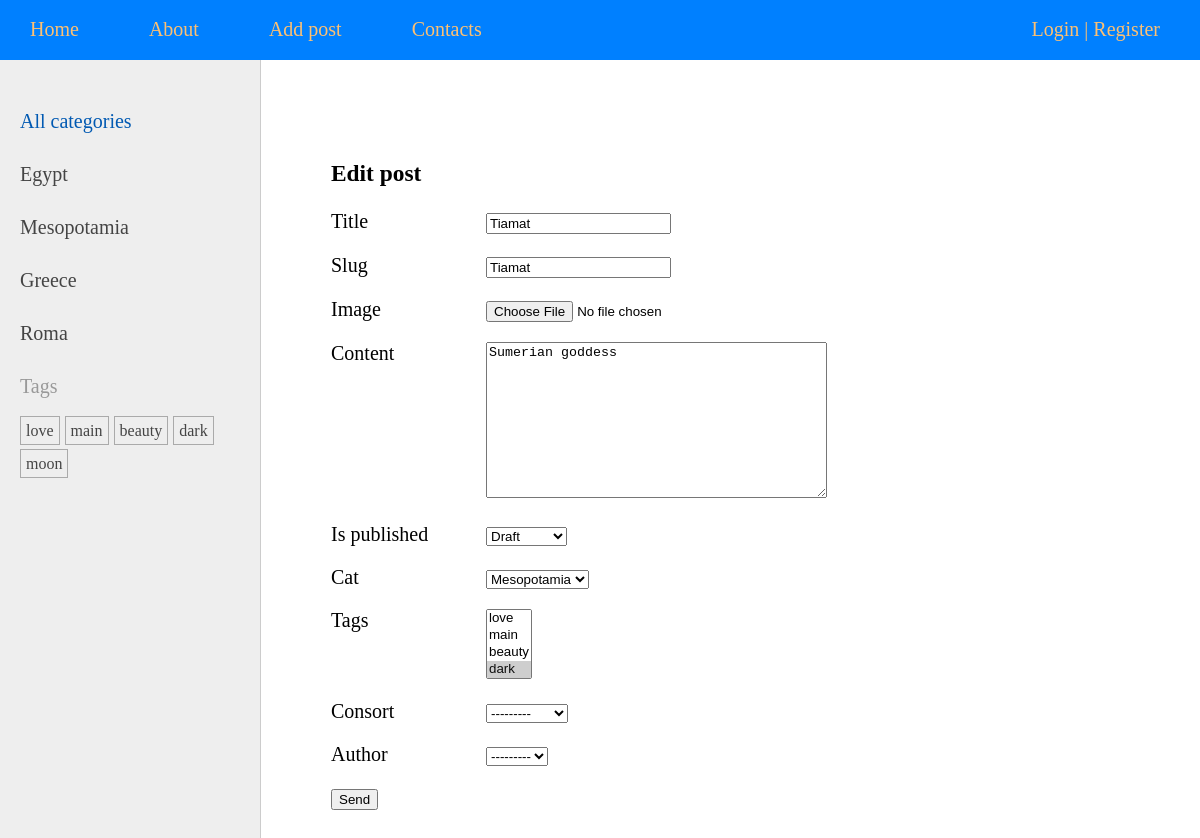
Page /edit/Tiamat/ on the earlier database version.
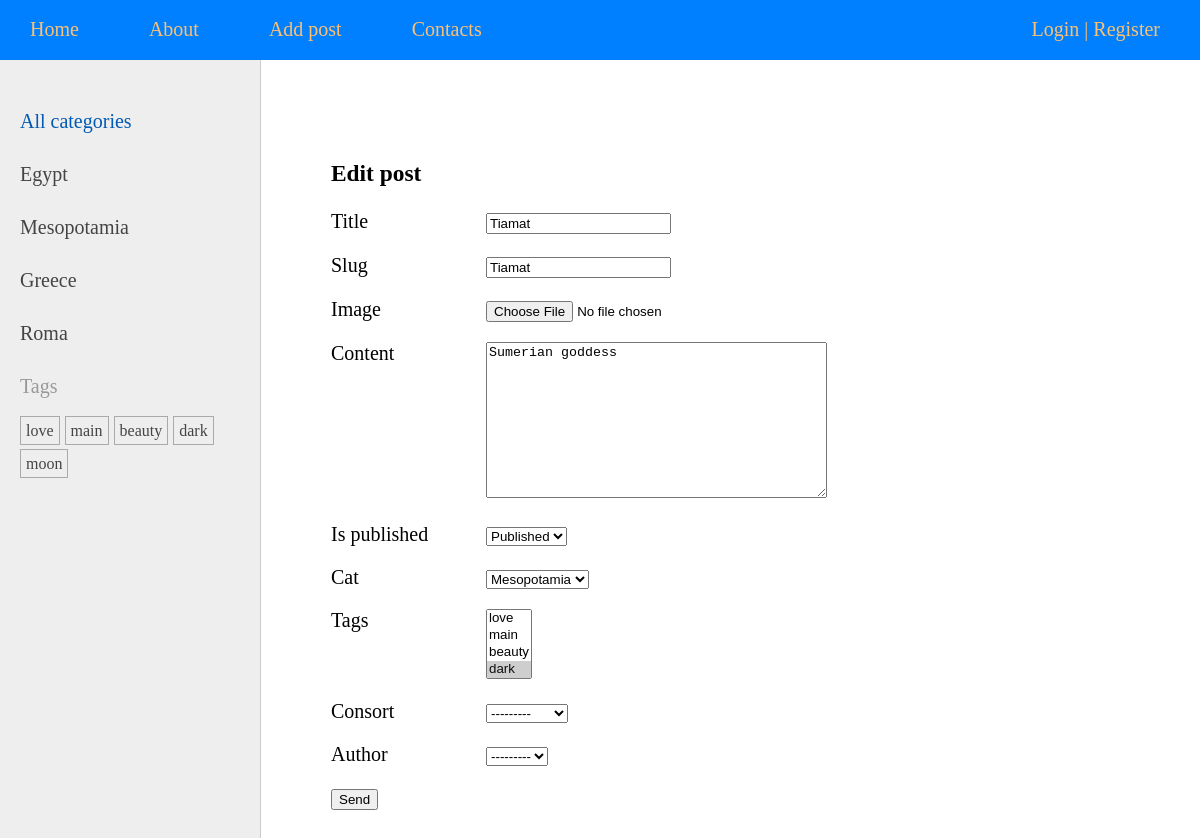
Same page on the later database version.
### goddesses/models.py (models this page shows, shortened)
class Goddesses(models.Model):
    class Status(models.IntegerChoices):
        DRAFT = 0, 'Draft'
        PUBLISHED = 1, 'Published'
    title = models.CharField(max_length=255)
    slug = models.SlugField(max_length=255, unique=True, db_index=True,
                            validators=[
                               MinLengthValidator(5, message='5 characters minimum')
                             ])
    image = models.ImageField(upload_to='photos', default=None, null=True, blank=True, verbose_name='Image')
    content = models.TextField(blank=True)
    time_create = models.DateTimeField(auto_now_add=True)
    time_update = models.DateTimeField(auto_now=True)
    is_published = models.BooleanField(choices=tuple(map(lambda x: (bool(x[0]), x[1]), Status.choices)),
                                       default=Status.DRAFT)
    cat = models.ForeignKey('Category', on_delete=models.PROTECT, related_name='deities')
    tags = models.ManyToManyField('TagPost', blank=True, related_name='post_tags')
    consort = models.OneToOneField('Consort', on_delete=models.SET_NULL, blank=True, null=True, related_name='consort')
    author = models.ForeignKey(get_user_model(), on_delete=models.SET_NULL, blank=True, related_name='author', null=True, default=None)
    objects = models.Manager()
    published = PublishedManager()
    class Meta:
        verbose_name = 'Deities'
        verbose_name_plural = 'Deities'
        ordering = ['-time_create']
        indexes = [
            models.Index(fields=['-time_create'])
        ]

### goddesses/views.py (the view)
# urls.py: path('edit/<slug:slug>/', views.UpdatePost.as_view(), name='edit_post'),
class UpdatePost(DataMixin, UpdateView):
    model = Goddesses
    fields = '__all__'
    template_name = 'goddesses/addpost.html'
    title_page = 'Edit post'

### goddesses/models.py (called while the page is built)
    def __str__(self):
        return self.name

    def get_absolute_url(self):
        return reverse('category', kwargs={'cat_slug': self.slug})

    def __str__(self):
        return self.tag

    def get_absolute_url(self):
        return reverse('tag', kwargs={'tag_slug': self.slug})

    def __str__(self):
        return self.name

### goddesses/templatetags/gods_tags.py (called while the page is built)
@register.inclusion_tag('goddesses/list_categories.html')
def show_categories(cat_selected=0):
    cats = Category.objects.all()
    return {'cats': cats, 'cat_selected': cat_selected}\

@register.inclusion_tag('goddesses/tags.html')
def show_tags():
    return {'tags': TagPost.objects.all()}

### users/context_processors.py (called while the page is built)
def get_gods_context(request):
    return {'mainmenu': menu}

### goddesses/templates/goddesses/addpost.html (shortened to what this page needs)
{% extends 'base.html' %}
{% block content %}
<h3>{{ title }}</h3>
<form action="" method="post" enctype="multipart/form-data">
    {% for f in form %}
    <p><label class="form-label" for="{{ f.id_for_label }}"> {{ f.label }}</label> {{ f }} </p>
    {% endfor %}
    <p><button type="submit">Send</button></p>
</form>
{% endblock %}

Differences in the rows shown:
changed Goddesses "Tiamat": is_published "Draft" → "Published"
